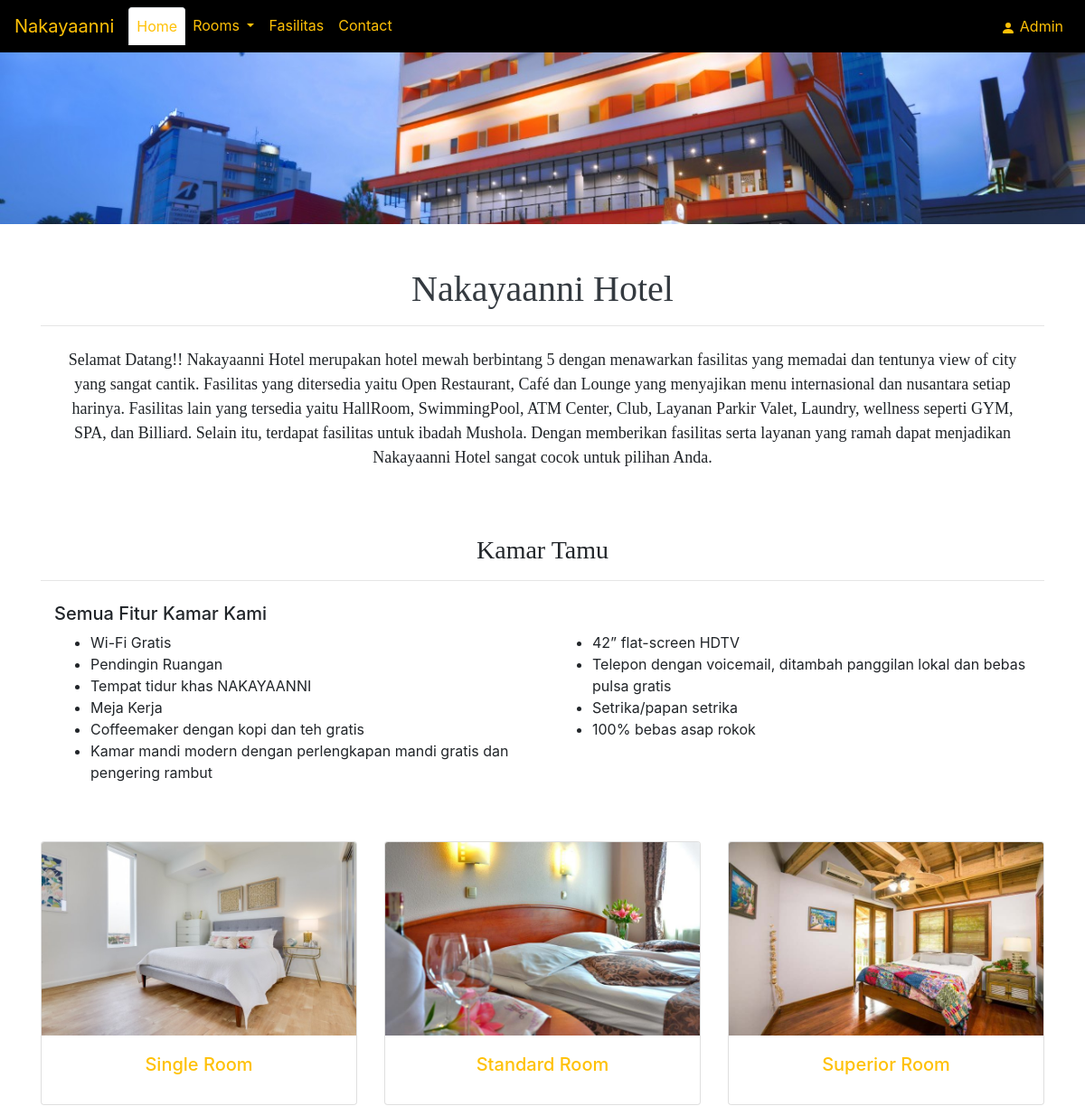
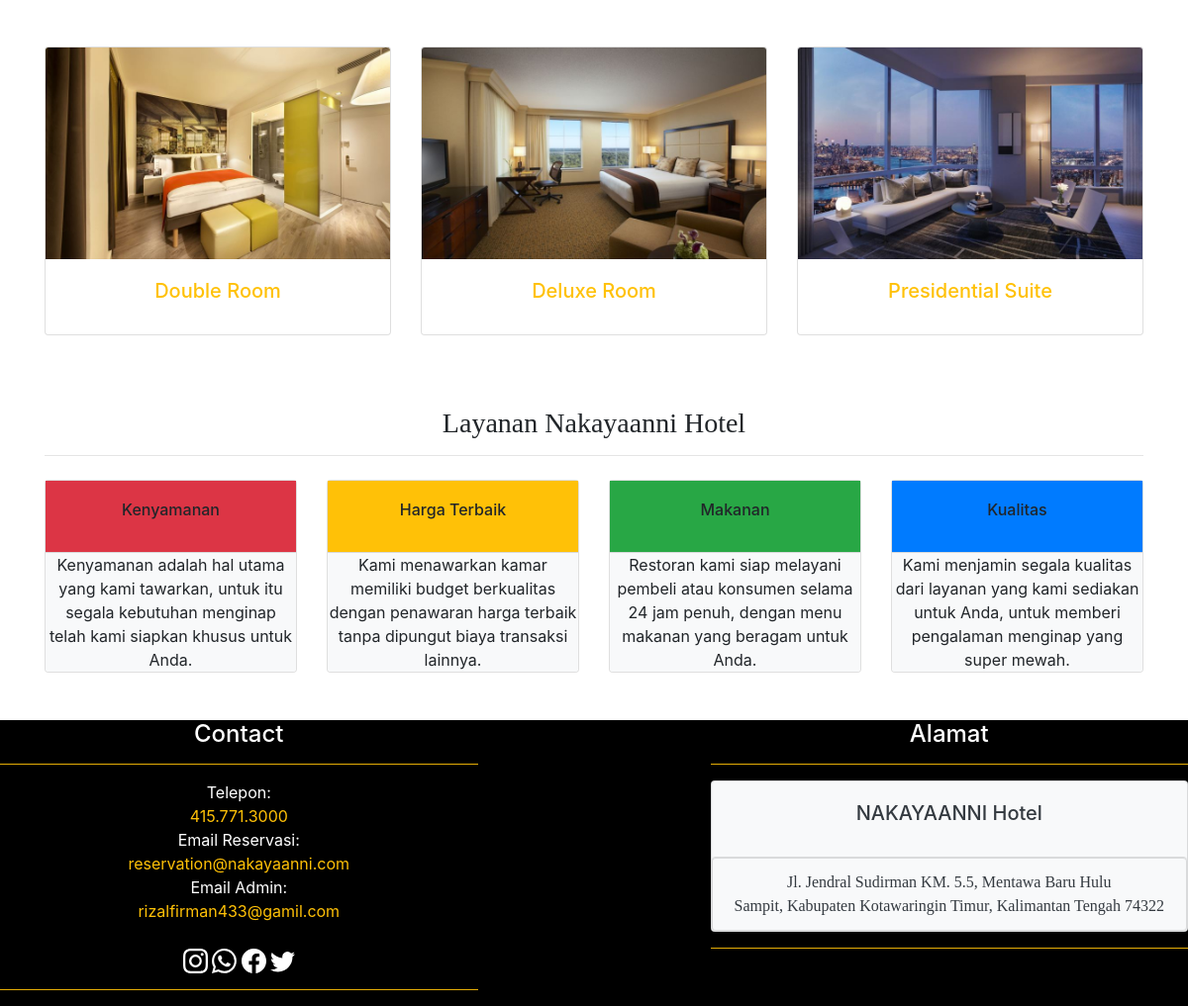
The page / on the database its author committed (2 pictures, top to bottom).
### tables this page shows
CREATE TABLE `tb_deskripsi` (
  `id_deskripsi` int(2) NOT NULL,
  `deskripsi` text NOT NULL
);

CREATE TABLE `tb_fitur` (
  `id_fitur` int(2) NOT NULL,
  `jenis_fitur` varchar(200) NOT NULL
);

CREATE TABLE `tb_infokamar` (
  `id_infokamar` int(2) NOT NULL,
  `id_room` int(2) NOT NULL,
  `nama_room` varchar(30) NOT NULL,
  `gambar` varchar(100) NOT NULL,
  `keterangan` varchar(500) NOT NULL
);

CREATE TABLE `tb_room` (
  `id_room` int(2) NOT NULL,
  `nama_room` varchar(30) NOT NULL
);

CREATE TABLE `tb_layanan` (
  `id_layanan` int(2) NOT NULL,
  `judul` varchar(30) NOT NULL,
  `keterangan` text NOT NULL
);

CREATE TABLE `tb_footer` (
  `id_footer` int(2) NOT NULL,
  `telepon` varchar(20) NOT NULL,
  `emailreservasi` varchar(30) NOT NULL,
  `emailadmin` varchar(30) NOT NULL,
  `alamat` varchar(100) NOT NULL,
  `kota` varchar(100) NOT NULL
);

### index.php (the view, shortened to what the rows shown need)
<?php
    require("connect.php");
    require("function.php");
    $fitur1 = fitur('1');
    $fitur2 = fitur('2');
    $fitur3 = fitur('3');
    $fitur4 = fitur('4');
    $fitur5 = fitur('5');
    $fitur6 = fitur('6');
    $fitur7 = fitur('7');
    $fitur8 = fitur('8');
    $fitur9 = fitur('9');
    $fitur10 = fitur('10');
    $room1 = room('1');
    $room2 = room('2');
    $room3 = room('3');
    $room4 = room('4');
    $room5 = room('5');
    $room6 = room('6');
    $layanan1 = layanan('1');
    $layanan2 = layanan('2');
    $layanan3 = layanan('3');
    $layanan4 = layanan('4');
?>
<!DOCTYPE html>
<html lang="en">
    <head>
        <link rel="stylesheet" href="https://cdn.jsdelivr.net/npm/bootstrap@4.6.1/dist/css/bootstrap.min.css">
        <link rel="stylesheet" href="https://stackpath.bootstrapcdn.com/bootstrap/4.2.1/css/bootstrap.min.css">
    </head>
    <body>
        <section>
            <div class="container mt-5">
                <div class="row mb-2">
                    <div class="col-md text-center">
                        <h1 style = "font-family:geneva;" class="text-dark">
                            Nakayaanni Hotel
                        </h1>
                    </div>
                </div>
                <div>
                    <div class="col-md text-center mb-5">
                        <?php
                            $query = "SELECT deskripsi FROM tb_deskripsi";
                            $result = mysqli_query($conn, $query);
                            while($row = mysqli_fetch_array($result)) {
                        ?>
                        <p style = "font-family:cambria;"> <font size="4"><?php echo $row["deskripsi"]; ?></font></p>
                        <?php } ?>
                    </div>
                </div>
            </div>
        </section>
        <br>
        <section>
            <div class="container mb-5">
                <div class="col-md mb-5">
                    <div class="row">
                        <div class="col-md-6 col-md-offset-0 Column1 text">
                            <ul>
                                <li><?php foreach ($fitur1 as $hasil) { echo $hasil['jenis_fitur']; } ?></li>
                                <li><?php foreach ($fitur2 as $hasil) { echo $hasil['jenis_fitur']; } ?></li>
                                <li><?php foreach ($fitur3 as $hasil) { echo $hasil['jenis_fitur']; } ?></li>
                                <li><?php foreach ($fitur4 as $hasil) { echo $hasil['jenis_fitur']; } ?></li>
                                <li><?php foreach ($fitur5 as $hasil) { echo $hasil['jenis_fitur']; } ?></li>
                                <li><?php foreach ($fitur6 as $hasil) { echo $hasil['jenis_fitur']; } ?></li>
                            </ul>
                        </div>
                        <div class="col-md-6 col-md-offset-0 Column2 ColumnLast text">
                            <ul>
                                <li><?php foreach ($fitur7 as $hasil) { echo $hasil['jenis_fitur']; } ?></li>
                                <li><?php foreach ($fitur8 as $hasil) { echo $hasil['jenis_fitur']; } ?></li>
                                <li><?php foreach ($fitur9 as $hasil) { echo $hasil['jenis_fitur']; } ?></li>
                                <li><?php foreach ($fitur10 as $hasil) { echo $hasil['jenis_fitur']; } ?></li>
                            </ul>
                        </div>
                    </div>
                </div>
                <li style='list-style-type: none;' class=" text-center">
                    <div class="row">
                        <div class="col-md">
                            <div class="card" >
                                <?php foreach ($room1 as $hasil) { ?>
                                <img src="asset/<?php echo $hasil['gambar']; ?>" class="card-img-top" alt="...">
                                <div class="card-body">
                                    <a href="room/singroom.php"><h5 class="card-title text-center text-warning"><?php echo $hasil['nr']; ?></h5></a>
                                <?php } ?>
                                </div>
                            </div>
                        </div>
                        <div class="col-md">
                            <div class="card" >
                                <?php foreach ($room2 as $hasil) { ?>
                                <img src="asset/<?php echo $hasil['gambar']; ?>" class="card-img-top" alt="...">
                                <div class="card-body">
                                    <a href="room/stdroom.php"><h5 class="card-title text-center text-warning"><?php echo $hasil['nr']; ?></h5></a>
                                <?php } ?>
                                </div>
                            </div>
                        </div>
                        <div class="col-md">
                            <div class="card" >
                                <?php foreach ($room3 as $hasil) { ?>
                                <img src="asset/<?php echo $hasil['gambar']; ?>" class="card-img-top" alt="...">
                                <div class="card-body">
                                    <a href="room/sprroom.php"><h5 class="card-title text-center text-warning"><?php echo $hasil['nr']; ?></h5></a>
                                <?php } ?>
                                </div>
                            </div>
                        </div>
                    </div>
                </li>
            </div>
            <div class="container mb-5">
                <li style='list-style-type: none;' class="text-center">
                    <div class="row">
                        <div class="col-md">
                            <div class="card" >
                                <?php foreach ($room4 as $hasil) { ?>
                                <img src="asset/<?php echo $hasil['gambar']; ?>" class="card-img-top" alt="...">
                                <div class="card-body">
                                    <a href="room/dblroom.php"><h5 class="card-title text-center text-warning"><?php echo $hasil['nr']; ?></h5></a>
                                <?php } ?>
                                </div>
                            </div>
                        </div>
                        <div class="col-md">
                            <div class="card" >
                                <?php foreach ($room5 as $hasil) { ?>
                                <img src="asset/<?php echo $hasil['gambar']; ?>" class="card-img-top" alt="...">
                                <div class="card-body">
                                    <a href="room/delroom.php"><h5 class="card-title text-center text-warning"><?php echo $hasil['nr']; ?></h5></a>
                                <?php } ?>
                                </div>
                            </div>
                        </div>
                        <div class="col-md">
                            <div class="card" >
                                <?php foreach ($room6 as $hasil) { ?>
                                <img src="asset/<?php echo $hasil['gambar']; ?>" class="card-img-top" alt="...">
                                <div class="card-body">
                                    <a href="room/presroom.php"><h5 class="card-title text-center text-warning"><?php echo $hasil['nr']; ?></h5></a>
                                <?php } ?>
                                </div>
                            </div>
                        </div>
                    </div>
                </li>
            </div>
        </section>
        <br>
        <section class="homelayanan" id="homelayanan">
            <div class="container mb-5">
                <div class="row">
                    <div class="col-md">
                        <div class="card">
                            <div class="card-body bg-danger">
                                <?php foreach ($layanan1 as $hasil) { ?>
                                <h6 class="card-title text-center"><?php echo $hasil['judul']; ?></h6>
                            </div>
                            <ul class="list-group list-group-flush bg-light">
                                <li style='list-style-type: none;' class="list-group-pills text-center"><?php echo $hasil['keterangan']; ?></li>
                            </ul>
                            <?php } ?>
                        </div>
                    </div>
                    <div class="col-md">
                        <div class="card">
                            <div class="card-body bg-warning">
                                <?php foreach ($layanan2 as $hasil) { ?>
                                <h6 class="card-title text-center"><?php echo $hasil['judul']; ?></h6>
                            </div>
                            <ul class="list-group list-group-flush bg-light">
                                <li style='list-style-type: none;' class="list-group-pills text-center"><?php echo $hasil['keterangan']; ?></li>
                            </ul>
                            <?php } ?>
                        </div>
                    </div>
                    <div class="col-md">
                        <div class="card">
                            <div class="card-body bg-success">
                                <?php foreach ($layanan3 as $hasil) { ?>
                                <h6 class="card-title text-center"><?php echo $hasil['judul']; ?></h6>
                            </div>
                            <ul class="list-group list-group-flush bg-light">
                                <li style='list-style-type: none;' class="list-group-pills text-center"><?php echo $hasil['keterangan']; ?></li>
                            </ul>
                            <?php } ?>
                        </div>
                    </div>
                    <div class="col-md">
                        <div class="card">
                            <div class="card-body bg-primary">
                                <?php foreach ($layanan4 as $hasil) { ?>
                                <h6 class="card-title text-center"><?php echo $hasil['judul']; ?></h6>
                            </div>
                            <ul class="list-group list-group-flush bg-light">
                                <li style='list-style-type: none;' class="list-group-pills text-center"><?php echo $hasil['keterangan']; ?></li>
                            </ul>
                            <?php
                                }
                            ?>
                        </div>
                    </div>
                </div>
            </div>
        </section>
    </body>
    <footer>
    <?php
        require("connect.php");
        $sql = "SELECT * FROM tb_footer";
        $hasil = mysqli_query($conn, $sql);
        while($rows = mysqli_fetch_array($hasil)) {
    ?>
        <div class="text-white" style="background-color: #000000;">
            <div class="row mb-8">
                <div class="col-md-5 mr-auto mt-2 mt-lg-0 contactform">
                    <h4 class="text-center">Contact</h4>
                    <hr class="bg-warning">
                    <center>
                        <li style='list-style-type: none;'>Telepon: </li>
                        <li style='list-style-type: none;' class="text-warning"><?php echo $rows["telepon"]; ?></li>
                        <li style='list-style-type: none;'>Email Reservasi: </li>
                        <li style='list-style-type: none;' class="text-warning"><?php echo $rows["emailreservasi"]; ?></li>
                        <li style='list-style-type: none;'>Email Admin:</li>
                        <li style='list-style-type: none;' class="text-warning"><?php echo $rows["emailadmin"]; ?></li>
                        <br>
                        <a href="https://www.instagram.com/rizalfirman_03/" target="_blank" class="text-white">
                        </a>
                        <a href="https://wa.me/6285754730736" target="_blank" class="text-white">
                        </a>
                        <a href="https://www.facebook.com/profile.php?id=100006261495298" target="_blank" class="text-white">
                        </a>
                        <a href="https://twitter.com/yourfullsunday?s=08" target="_blank" class="text-white">
                        </a>
                    </center>
                    <hr class="bg-warning">
                </div>
                <div class="col-md-5 my-2 my-lg-0 contactalamat text-dark">
                    <h4 class="text-center text-white">Alamat</h4>
                    <hr class="bg-warning">
                    <div class="card bg-light mb-3">
                        <div class="card-body">
                            <h5 class="card-title text-center">NAKAYAANNI Hotel</h5>
                        </div>
                        <ul class="list-group text-center">
                            <li class="list-group-item bg-light" style = "font-family:times new roman;">
                                <?php echo $rows["alamat"]; ?><br>
                                <?php echo $rows["kota"]; ?>
                            </li>
                        </ul>
                    </div>
                    <hr class="bg-warning">
                </div>
            </div>
        </div>
    <?php } ?>
    </footer>
</html>

### rows shown on the page
tb_deskripsi: deskripsi "Selamat Datang!! Nakayaanni Hotel merupakan hotel mewah berbintang 5 dengan menawarkan fasilitas yang memadai dan tentunya view of city yang sangat cantik. Fasilitas yang ditersedia yaitu Open Restaurant, Café dan Lounge yang menyajikan menu internasional dan nusantara setiap harinya. Fasilitas lain yang tersedia yaitu HallRoom, SwimmingPool, ATM Center, Club, Layanan Parkir Valet, Laundry, wellness seperti GYM, SPA, dan Billiard. Selain itu, terdapat fasilitas untuk ibadah Mushola. Dengan memberikan fasilitas serta layanan yang ramah dapat menjadikan Nakayaanni Hotel sangat cocok untuk pilihan Anda."
tb_fitur: jenis_fitur "Wi-Fi Gratis"
tb_fitur: jenis_fitur "Pendingin Ruangan"
tb_fitur: jenis_fitur "Tempat tidur khas NAKAYAANNI"
tb_fitur: jenis_fitur "Meja Kerja"
tb_fitur: jenis_fitur "Coffeemaker dengan kopi dan teh gratis"
tb_fitur: jenis_fitur "Kamar mandi modern dengan perlengkapan mandi gratis dan pengering rambut"
tb_fitur: jenis_fitur "42” flat-screen HDTV"
tb_fitur: jenis_fitur "Telepon dengan voicemail, ditambah panggilan lokal dan bebas pulsa gratis"
tb_fitur: jenis_fitur "Setrika/papan setrika"
tb_fitur: jenis_fitur "100% bebas asap rokok"
tb_infokamar: gambar (picture), id_room.nama_room "Single Room"
tb_infokamar: gambar (picture), id_room.nama_room "Standard Room"
tb_infokamar: gambar (picture), id_room.nama_room "Superior Room"
tb_infokamar: gambar (picture), id_room.nama_room "Double Room"
tb_infokamar: gambar (picture), id_room.nama_room "Deluxe Room"
tb_infokamar: gambar (picture), id_room.nama_room "Presidential Suite"
tb_layanan: judul "Kenyamanan", keterangan "Kenyamanan adalah hal utama yang kami tawarkan, untuk itu segala kebutuhan menginap telah kami siapkan khusus untuk Anda."
tb_layanan: judul "Harga Terbaik", keterangan "Kami menawarkan kamar memiliki budget berkualitas dengan penawaran harga terbaik tanpa dipungut biaya transaksi lainnya."
tb_layanan: judul "Makanan", keterangan "Restoran kami siap melayani pembeli atau konsumen selama 24 jam penuh, dengan menu makanan yang beragam untuk Anda."
tb_layanan: judul "Kualitas", keterangan "Kami menjamin segala kualitas dari layanan yang kami sediakan untuk Anda, untuk memberi pengalaman menginap yang super mewah."
tb_footer: telepon "415.771.3000", emailreservasi "reservation@nakayaanni.com", emailadmin "rizalfirman433@gamil.com", alamat "Jl. Jendral Sudirman KM. 5.5, Mentawa Baru Hulu", kota "Sampit, Kabupaten Kotawaringin Timur, Kalimantan Tengah 74322"
